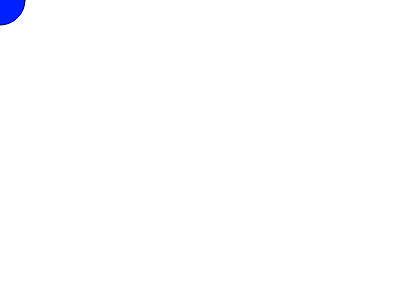
Frame 1 (no input)
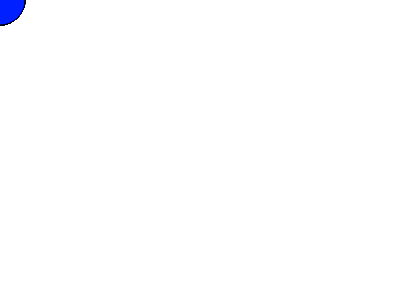
Frame 60 (no input)
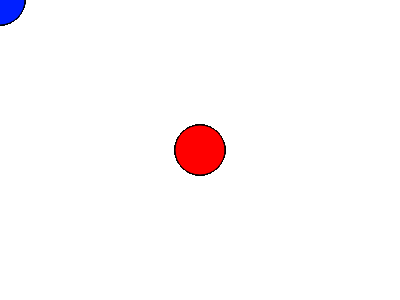
Frame 120 (the mouse pressed at the canvas centre since frame 60)

The p5.js sketch that drew these frames (run headless with seeded random() and noise() and a simulated clock; from frame 60 on, the mouse is pressed at the canvas centre):

// p5.js sketch
// ── sketch.js

function setup(){
console.log("1");
createCanvas(400,300);
}

function draw(){
    let x = mouseX;
    let y = mouseY;
    if(x<200){
        fill(0,32,255);
    } else {
        fill(255,0,0);
    }
circle(x,y,50)
}
